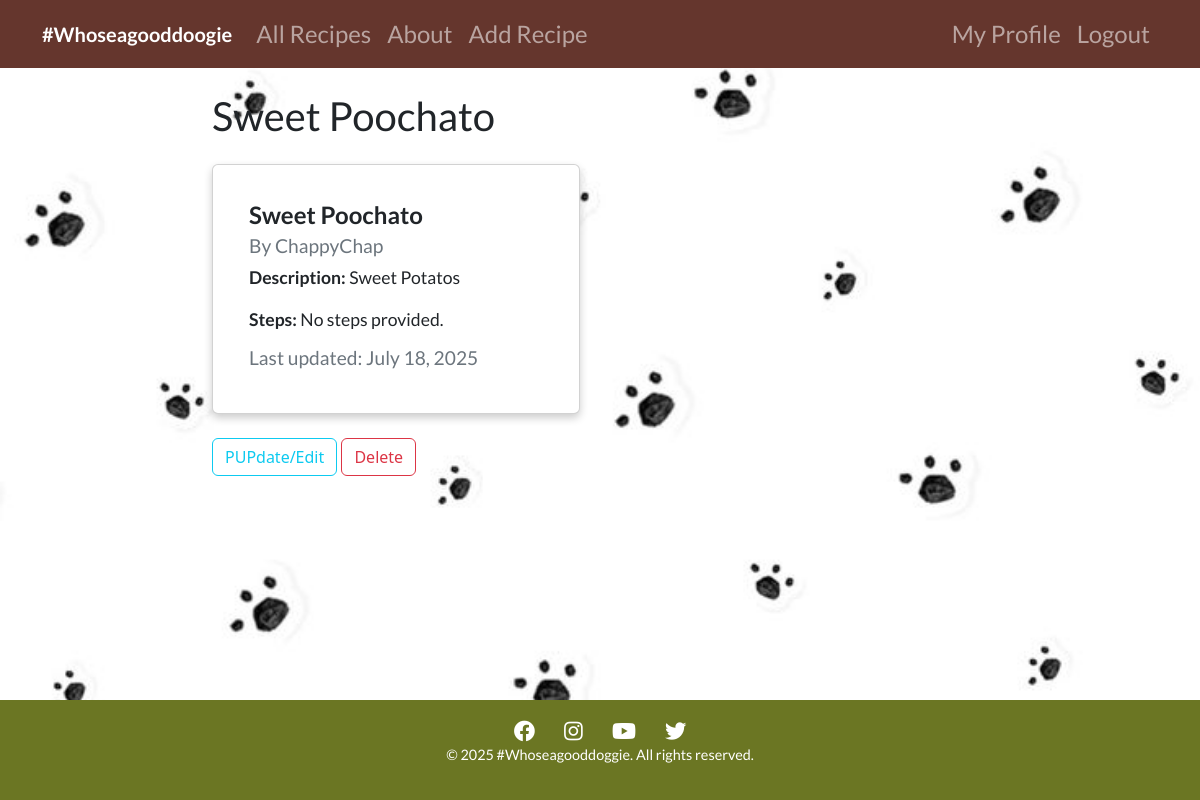
The app's page /recipe/3 (signed in) with its own data.
### recipes/models.py (models this page shows, shortened)
class Recipe(models.Model):
    title = models.CharField(max_length=100)
    description = models.TextField()
    steps = models.TextField(default="No steps provided.")  # New field for recipe steps  # New field for recipe steps
    author = models.ForeignKey(User, on_delete=models.CASCADE)
    created_at = models.DateTimeField(auto_now_add=True)
    updated_at = models.DateTimeField(auto_now=True)
    image = CloudinaryField('image', blank=True, null=True)  # Field for image upload

### recipes/views.py (the view)
# urls.py: path('recipe/<int:pk>', views.RecipeDetailView.as_view(), name="recipes-detail"),
class RecipeDetailView(LoginRequiredMixin, DetailView):
    model = Recipe

### recipes/templates/recipes/recipe_detail.html (shortened to what this page needs)
{% extends "recipes/base.html" %}
{% block content %}
<h1>{{ object.title }}</h1>
<div class="card my-4">
  <div class="card-body">
    <h5 class="card-title">{{ object.title }}</h5>
    <h6 class="card-subtitle mb-2 text-muted">By {{ object.author }}</h6>
    <p class="card-text"><strong>Description:</strong> {{ object.description }}</p>
    <p class="card-text"><strong>Steps:</strong> {{ object.steps }}</p>
    <h6 class="card-subtitle mb-2 text-muted">
      Last updated: {{ object.updated_at|date:"F d, Y" }}
    </h6>
  </div>
</div>
{% if object.author == user or user.is_staff %}
<div class="col-4">
    <a class="btn btn-outline-info" href="{% url 'recipes-update' object.id %}">PUPdate/Edit</a>
    <a class="btn btn-outline-danger" href="{% url 'recipes-delete' object.id %}">Delete</a>
</div>
{% endif %}
{% endblock content %}

### static/assets/css/styles.css (style rules this page uses)
body { font-family: 'Lato', sans-serif; margin: 0; padding: 0; box-sizing: border-box; background-image: url('/static/assets/images/Paws3.jpg'); background-size: cover; background-repeat: no-repeat; background-attachment: fixed; background-position: center; color: #fff; padding-bottom: 200px; }
h1, h2, h3, h4, h5, h6 { font-family: 'Lato', sans-serif; font-weight: 700; }
p, a, button { font-family: 'Lato', sans-serif; font-weight: 400; }
.card { flex: 1 1 calc(50% - 20px); max-width: calc(50% - 20px); box-sizing: border-box; padding: 20px; margin: 0; box-shadow: 0 4px 8px rgba(0, 0, 0, 0.2); border-radius: 10px; font-size: 1.2rem; }
.card-title { font-size: 1.5rem; font-weight: bold; }
.card-subtitle { font-size: 1.2rem; color: #6c757d; }
.card-text { font-size: 1.1rem; }

### records on screen
Recipe: title "Sweet Poochato", author "ChappyChap", description "Sweet Potatos", steps "No steps provided.", updated_at "July 18, 2025"
